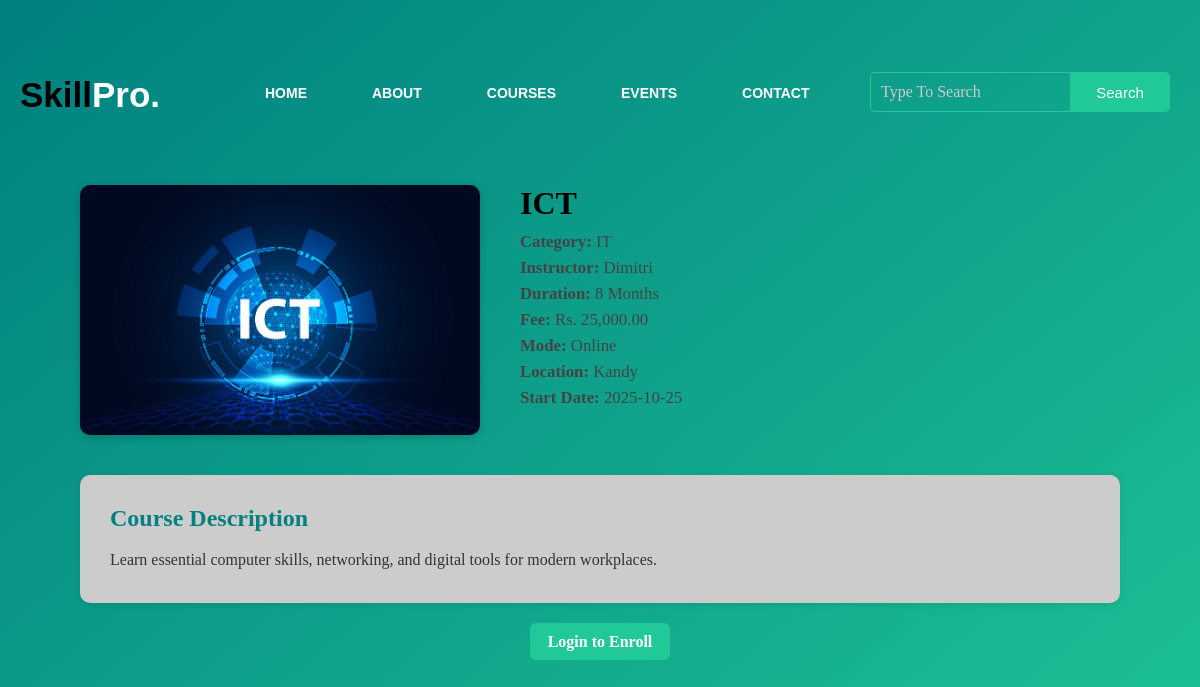
The page /includes/course_details.php?id=1 on the database its author committed.
### tables this page shows
CREATE TABLE `courses` (
  `course_id` int(11) NOT NULL,
  `course_name` varchar(150) NOT NULL,
  `category` varchar(100) NOT NULL,
  `course_des` text NOT NULL,
  `user_id` int(11) NOT NULL,
  `duration` int(11) NOT NULL,
  `start_date` date NOT NULL,
  `image` varchar(255) NOT NULL,
  `fee` decimal(10,2) NOT NULL,
  `mode` enum('Online','On-site') NOT NULL,
  `location` varchar(100) NOT NULL,
  `created_at` timestamp NOT NULL DEFAULT current_timestamp()
);

CREATE TABLE `users` (
  `user_id` int(11) NOT NULL,
  `username` varchar(100) NOT NULL,
  `role` enum('Admin','Instructor','Student') NOT NULL DEFAULT 'Student',
  `email` varchar(150) NOT NULL,
  `phone_num` varchar(150) NOT NULL,
  `password` varchar(255) NOT NULL,
  `gender` enum('Male','Female','Prefer not to say') NOT NULL,
  `image_user` varchar(250) NOT NULL,
  `created_at` timestamp NOT NULL DEFAULT current_timestamp()
);

### includes/course_details.php (the view, shortened to what this page needs)
<?php
include('../includes/connect.php');
$course_id = (int)$_GET['id'];
$stmt = $conn->prepare("SELECT c.*, u.username AS instructor
                        FROM courses c
                        LEFT JOIN users u ON c.user_id = u.user_id
                        WHERE c.course_id = ?");
$stmt->bind_param("i", $course_id);
$stmt->execute();
$course = $stmt->get_result()->fetch_assoc();
?>
<!DOCTYPE html>
<html lang="en">
<head>
  <link rel="stylesheet" href="../style1.css">
  <link rel="stylesheet" href="../css/course_details.css">
  <link rel="stylesheet" href="https://cdnjs.cloudflare.com/ajax/libs/font-awesome/7.0.1/css/all.min.css">
</head>
<body>
<div class="main">
  <div class="navbar">
      <div class="icon">
          <a href="../index.php"><h2 class="logo">Skill<span>Pro.</span></h2></a>
      </div>
      <div class="menu">
          <ul>
              <li><a href="../index.php">HOME</a></li>
              <li><a href="#">ABOUT</a></li>
              <li><a href="#">COURSES</a></li>
              <li><a href="../includes/event.php">EVENTS</a></li>
              <li><a href="#">CONTACT</a></li>
          </ul>
      </div>
      <div class="search">
          <input class="srch" type="search" placeholder="Type To Search">
          <a href="#"><button class="btn">Search</button></a>
      </div>
  </div>
  <div class="course-details-container">
    <div class="course-header">
      <img src="../<?php echo htmlspecialchars($course['image']); ?>" alt="<?php echo htmlspecialchars($course['course_name']); ?>" class="course-image">
      <div class="course-info">
        <h1><?php echo htmlspecialchars($course['course_name']); ?></h1>
        <p><strong>Category:</strong> <?php echo htmlspecialchars($course['category']); ?></p>
        <p><strong>Instructor:</strong> <?php echo htmlspecialchars($course['instructor'] ?? 'Not Assigned'); ?></p>
        <p><strong>Duration:</strong> <?php echo htmlspecialchars($course['duration']); ?> Months</p>
        <p><strong>Fee:</strong> Rs. <?php echo number_format($course['fee'], 2); ?></p>
        <p><strong>Mode:</strong> <?php echo htmlspecialchars($course['mode']); ?></p>
        <p><strong>Location:</strong> <?php echo htmlspecialchars($course['location']); ?></p>
        <p><strong>Start Date:</strong> <?php echo htmlspecialchars($course['start_date']); ?></p>
      </div>
    </div>
    <div class="course-description">
      <h2>Course Description</h2>
      <p><?php echo nl2br(htmlspecialchars($course['course_des'])); ?></p>
    </div>
    <div class="enroll-section">
      <?php
      if (isset($_SESSION['user_id']) && $_SESSION['role'] === 'Student') {
          echo '<a href="../student/enroll.php?course_id=' . $course['course_id'] . '" class="btn_enroll">Enroll Now</a>';
      } else {
          echo '<a href="./login.php?redirect=../includes/course_details.php?id=' . $course['course_id'] . '" class="btn_enroll">Login to Enroll</a>';
      }
      ?>
    </div>
  </div>
</div>
</body>
</html>

### style1.css (style rules this page uses)
* { margin: 0; padding: 0; box-sizing: border-box; }
.main { width: 100%; min-height: 100vh; padding-top: 50px; padding-bottom: 50px; background: linear-gradient(to bottom right, #008080, #20c997); background-repeat: no-repeat; background-attachment: fixed; background-size: cover; background-position: center; }
.navbar { max-width: 1300px; width: 100%; height: 75px; margin: auto; }
.icon { width: 200px; float: left; height: 70px; }
.logo { color: #000; font-size: 35px; font-family: Arial; padding-left: 20px; float: left; padding-top: 25px; }
.icon span { color: #ffffff; }
.menu { width: 400px; float: left; height: 70px; }
ul { float: left; display: flex; justify-content: center; align-items: center; }
ul li { list-style: none; margin-left: 65px; margin-top: 35px; font-size: 14px; position: relative; }
ul li a { text-decoration: none; color: #fff; font-family: Arial; font-weight: bold; transition: 0.1s ease-in-out; display: flex; align-items: center; gap: 5px; }
.search { width: 330px; float: left; margin-left: 270px; margin-top: 9px; }
.srch { font-family: 'Times New Roman'; width: 200px; height: 40px; background: transparent; border: 1px solid #20c997; margin-top: 13px; color: #fff; border-right: none; font-size: 16px; float: left; padding: 10px; border-bottom-left-radius: 5px; border-top-left-radius: 5px; }
.btn { width: 100px; height: 40px; background: #20c997; border: 2px solid #20c997; margin-top: 13px; color: #fff; font-size: 15px; border-bottom-right-radius: 5px; border-top-right-radius: 5px; cursor: pointer; }
input::placeholder { color: #ccc; }

### css/course_details.css (style rules this page uses)
.course-details-container { padding: 60px 80px; min-height: 100vh; }
.course-header { display: flex; align-items: flex-start; gap: 40px; margin-bottom: 40px; }
.course-image { width: 400px; height: 250px; border-radius: 10px; object-fit: cover; box-shadow: 0 2px 8px rgba(0,0,0,0.2); }
.course-info h1 { color: #000; font-size: 2em; margin-bottom: 10px; }
.course-info p { font-size: 1.05em; margin: 6px 0; color: #444; }
.course-description { background: #ccc; padding: 30px; border-radius: 10px; box-shadow: 0 2px 6px rgba(0,0,0,0.1); }
.course-description h2 { color: #008080; margin-bottom: 15px; }
.course-description p { line-height: 1.6; color: #333; }
.enroll-section { margin-top: 30px; text-align: center; }
.btn_enroll { background: #20c997; color: white; padding: 10px 18px; border-radius: 6px; text-decoration: none; font-weight: bold; transition: 0.3s; }

### rows shown on the page
courses: image (picture), course_name "ICT", category "IT", user.username "Dimitri", duration "8", fee "25,000.00", mode "Online", location "Kandy", start_date "2025-10-25", course_des "Learn essential computer skills, networking, and digital tools for modern workplaces."
